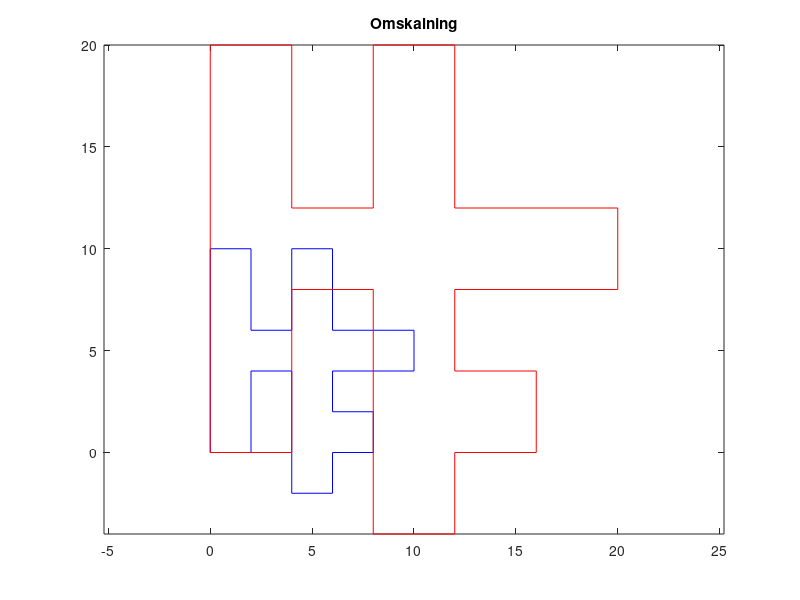

This figure's MATLAB source: (Note: this script raises an error after producing the figure.)
clear
close all

%% Startmatris
startmatris=[0 2 2 4 4 6 6 8 8 6 6 10 10 6 6 4 4 2 2 0 0 ; % Ser ut som ett H med ett F i sig
             0 0 4 4 -2 -2 0 0 2 2 4 4 6 6 10 10 6 6 10 10 0 ];

xpos = startmatris(1,:); %Rad 1 = x värden
ypos = startmatris(2,:); %Rad 2 = y värden
%% Omskalning
xscale = 2*xpos; 
yscale = 2*ypos;

A = polyarea(xscale,yscale); % Räknar arean
B = polyarea(xpos,ypos);

%plot scale
figure(1)
plot(xpos, ypos,'-b',xscale,yscale,'-r')
axis equal;
title('Omskalning');
subtitle(['\color{blue}Area innan = ', num2str(B),'  \color{red}Area efter = ', num2str(A)])
legend('innan', 'efter')

%% Rotation
%prompt = "Lägg in rotering (i grader): "; %Om man vill ha input
%theta = input(prompt);
theta = 90; %Vinkel i grader (pi/2)
xr = cosd(theta)*xpos - sind(theta)*ypos ;
yr = cosd(theta)*ypos + sind(theta)*xpos ;

%plot rotation
figure(2)
plot(xpos,ypos,'-b',xr,yr,'-r')
axis equal;
title('Rotation')
subtitle([' \color{red}Roterad ', num2str(theta),' Grader'])
legend('Innan', 'Efter')

%% Skjuvning
figure(3)
plot(xpos,ypos,'-b',xpos+ ypos*-0.7,ypos,'-r')
axis equal;
title('Skjuvning')
legend('Innan', 'Efter')

%% Projektion
xp = cosd(theta)^2*xpos + sind(theta)*cosd(theta)*ypos ;
yp = sind(theta)*cosd(theta)*ypos + sind(theta)^2*xpos ;

%plot projektion
figure(4)
plot(xpos,ypos,'-b',xp,yp,'-r')
axis equal;
title('Projektion')
legend('Innan', 'Efter')

%% Spegling
xs = cosd(2 *theta)*xpos + sind(2 *theta)*ypos ;
ys = -cosd(2 * theta) * ypos + sind(2 *theta)*xpos ;

%plot spegling
figure(5)
plot(xpos,ypos,'-b',xs,ys,'-r')
axis equal;
title('Spegling')
legend('Innan', 'Efter')
